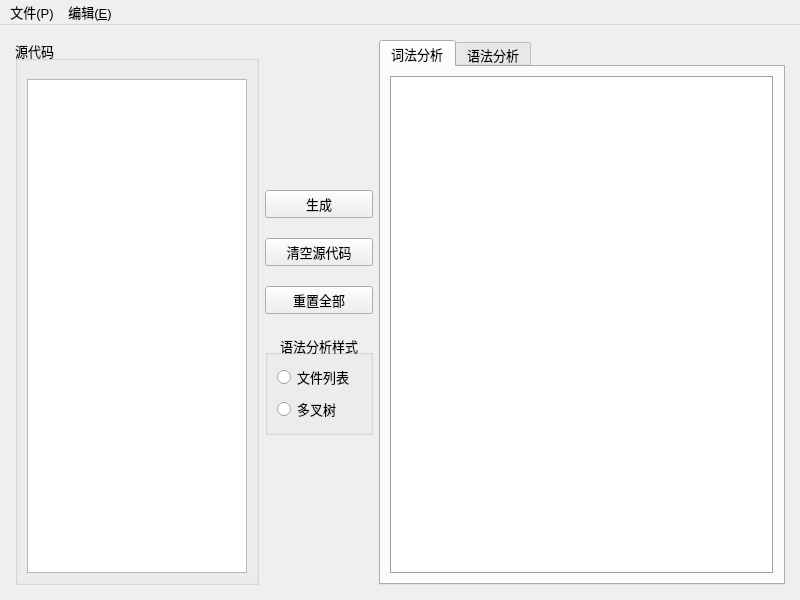
<?xml version="1.0" encoding="UTF-8"?>
<ui version="4.0">
 <class>MainWindow</class>
 <widget class="QMainWindow" name="MainWindow">
  <property name="geometry">
   <rect>
    <x>0</x>
    <y>0</y>
    <width>800</width>
    <height>600</height>
   </rect>
  </property>
  <property name="minimumSize">
   <size>
    <width>800</width>
    <height>600</height>
   </size>
  </property>
  <property name="windowTitle">
   <string>Mini C 编译器</string>
  </property>
  <property name="styleSheet">
   <string notr="true"/>
  </property>
  <property name="documentMode">
   <bool>false</bool>
  </property>
  <property name="dockOptions">
   <set>QMainWindow::AllowTabbedDocks|QMainWindow::AnimatedDocks</set>
  </property>
  <widget class="QWidget" name="centralwidget">
   <layout class="QGridLayout" name="gridLayout">
    <item row="0" column="0">
     <layout class="QHBoxLayout" name="horizontalLayout" stretch="3,1,5">
      <property name="spacing">
       <number>6</number>
      </property>
      <property name="leftMargin">
       <number>6</number>
      </property>
      <property name="topMargin">
       <number>6</number>
      </property>
      <property name="rightMargin">
       <number>6</number>
      </property>
      <property name="bottomMargin">
       <number>6</number>
      </property>
      <item>
       <widget class="QGroupBox" name="groupBox">
        <property name="font">
         <font>
          <pointsize>10</pointsize>
         </font>
        </property>
        <property name="title">
         <string>源代码</string>
        </property>
        <layout class="QGridLayout" name="gridLayout_4">
         <property name="topMargin">
          <number>18</number>
         </property>
         <item row="0" column="0">
          <widget class="QTextEdit" name="code_textEdit">
           <property name="font">
            <font>
             <pointsize>10</pointsize>
            </font>
           </property>
           <property name="lineWidth">
            <number>0</number>
           </property>
          </widget>
         </item>
        </layout>
       </widget>
      </item>
      <item>
       <layout class="QVBoxLayout" name="verticalLayout_2" stretch="3,1,1,1,2,3">
        <property name="spacing">
         <number>20</number>
        </property>
        <item>
         <spacer name="verticalSpacer">
          <property name="orientation">
           <enum>Qt::Vertical</enum>
          </property>
          <property name="sizeHint" stdset="0">
           <size>
            <width>20</width>
            <height>40</height>
           </size>
          </property>
         </spacer>
        </item>
        <item>
         <widget class="QPushButton" name="generate_pushButton">
          <property name="font">
           <font>
            <pointsize>10</pointsize>
           </font>
          </property>
          <property name="styleSheet">
           <string notr="true"/>
          </property>
          <property name="text">
           <string>生成</string>
          </property>
         </widget>
        </item>
        <item>
         <widget class="QPushButton" name="clear_code_pushButton">
          <property name="font">
           <font>
            <pointsize>10</pointsize>
           </font>
          </property>
          <property name="text">
           <string>清空源代码</string>
          </property>
         </widget>
        </item>
        <item>
         <widget class="QPushButton" name="reset_pushButton">
          <property name="font">
           <font>
            <pointsize>10</pointsize>
           </font>
          </property>
          <property name="text">
           <string>重置全部</string>
          </property>
         </widget>
        </item>
        <item>
         <widget class="QGroupBox" name="groupBox_2">
          <property name="font">
           <font>
            <pointsize>10</pointsize>
           </font>
          </property>
          <property name="title">
           <string>语法分析样式</string>
          </property>
          <property name="alignment">
           <set>Qt::AlignCenter</set>
          </property>
          <layout class="QGridLayout" name="gridLayout_5">
           <item row="0" column="0">
            <layout class="QVBoxLayout" name="verticalLayout">
             <item>
              <widget class="QRadioButton" name="horizontal_tree_radioButton">
               <property name="font">
                <font>
                 <pointsize>10</pointsize>
                </font>
               </property>
               <property name="text">
                <string>文件列表</string>
               </property>
              </widget>
             </item>
             <item>
              <widget class="QRadioButton" name="vertical_tree_radioButton">
               <property name="font">
                <font>
                 <pointsize>10</pointsize>
                </font>
               </property>
               <property name="text">
                <string>多叉树</string>
               </property>
              </widget>
             </item>
            </layout>
           </item>
          </layout>
         </widget>
        </item>
        <item>
         <spacer name="verticalSpacer_2">
          <property name="orientation">
           <enum>Qt::Vertical</enum>
          </property>
          <property name="sizeHint" stdset="0">
           <size>
            <width>20</width>
            <height>40</height>
           </size>
          </property>
         </spacer>
        </item>
       </layout>
      </item>
      <item>
       <widget class="QTabWidget" name="tabWidget">
        <property name="font">
         <font>
          <pointsize>10</pointsize>
         </font>
        </property>
        <property name="styleSheet">
         <string notr="true"/>
        </property>
        <property name="currentIndex">
         <number>0</number>
        </property>
        <widget class="QWidget" name="tab">
         <attribute name="title">
          <string>词法分析</string>
         </attribute>
         <layout class="QGridLayout" name="gridLayout_2">
          <item row="0" column="0">
           <widget class="QTextEdit" name="result_textEdit">
            <property name="frameShape">
             <enum>QFrame::Box</enum>
            </property>
            <property name="frameShadow">
             <enum>QFrame::Sunken</enum>
            </property>
            <property name="lineWidth">
             <number>1</number>
            </property>
           </widget>
          </item>
         </layout>
        </widget>
        <widget class="QWidget" name="tab_2">
         <attribute name="title">
          <string>语法分析</string>
         </attribute>
         <layout class="QGridLayout" name="gridLayout_3">
          <item row="0" column="0">
           <widget class="QTreeWidget" name="result_treeWidget">
            <property name="font">
             <font>
              <family>Agency FB</family>
              <pointsize>10</pointsize>
             </font>
            </property>
            <column>
             <property name="text">
              <string notr="true">1</string>
             </property>
            </column>
           </widget>
          </item>
         </layout>
        </widget>
       </widget>
      </item>
     </layout>
    </item>
   </layout>
  </widget>
  <widget class="QMenuBar" name="menubar">
   <property name="geometry">
    <rect>
     <x>0</x>
     <y>0</y>
     <width>800</width>
     <height>25</height>
    </rect>
   </property>
   <property name="font">
    <font>
     <pointsize>10</pointsize>
    </font>
   </property>
   <widget class="QMenu" name="menu">
    <property name="minimumSize">
     <size>
      <width>0</width>
      <height>0</height>
     </size>
    </property>
    <property name="font">
     <font>
      <pointsize>10</pointsize>
     </font>
    </property>
    <property name="title">
     <string>文件(P)</string>
    </property>
    <addaction name="action_N"/>
    <addaction name="action_O"/>
    <addaction name="action_S"/>
    <addaction name="action_E"/>
    <addaction name="separator"/>
    <addaction name="action_Q"/>
   </widget>
   <widget class="QMenu" name="menu_E">
    <property name="font">
     <font>
      <pointsize>10</pointsize>
     </font>
    </property>
    <property name="title">
     <string>编辑(&amp;E)</string>
    </property>
    <addaction name="action_C"/>
    <addaction name="action_R"/>
   </widget>
   <addaction name="menu"/>
   <addaction name="menu_E"/>
  </widget>
  <action name="action_O">
   <property name="text">
    <string>打开(&amp;O)</string>
   </property>
   <property name="font">
    <font>
     <pointsize>10</pointsize>
    </font>
   </property>
  </action>
  <action name="action_N">
   <property name="text">
    <string>新建(&amp;N)</string>
   </property>
   <property name="font">
    <font>
     <pointsize>10</pointsize>
    </font>
   </property>
  </action>
  <action name="action_S">
   <property name="text">
    <string>保存(&amp;S)</string>
   </property>
   <property name="font">
    <font>
     <pointsize>10</pointsize>
    </font>
   </property>
  </action>
  <action name="action_Q">
   <property name="text">
    <string>退出(&amp;Q)</string>
   </property>
   <property name="font">
    <font>
     <pointsize>10</pointsize>
    </font>
   </property>
  </action>
  <action name="action_C">
   <property name="text">
    <string>清空源代码(&amp;C)</string>
   </property>
   <property name="font">
    <font>
     <pointsize>10</pointsize>
    </font>
   </property>
  </action>
  <action name="action_E">
   <property name="text">
    <string>保存为(&amp;E)</string>
   </property>
   <property name="font">
    <font>
     <pointsize>10</pointsize>
    </font>
   </property>
  </action>
  <action name="action_R">
   <property name="text">
    <string>重置全部(&amp;R)</string>
   </property>
   <property name="font">
    <font>
     <pointsize>10</pointsize>
    </font>
   </property>
  </action>
 </widget>
 <resources/>
 <connections/>
</ui>
